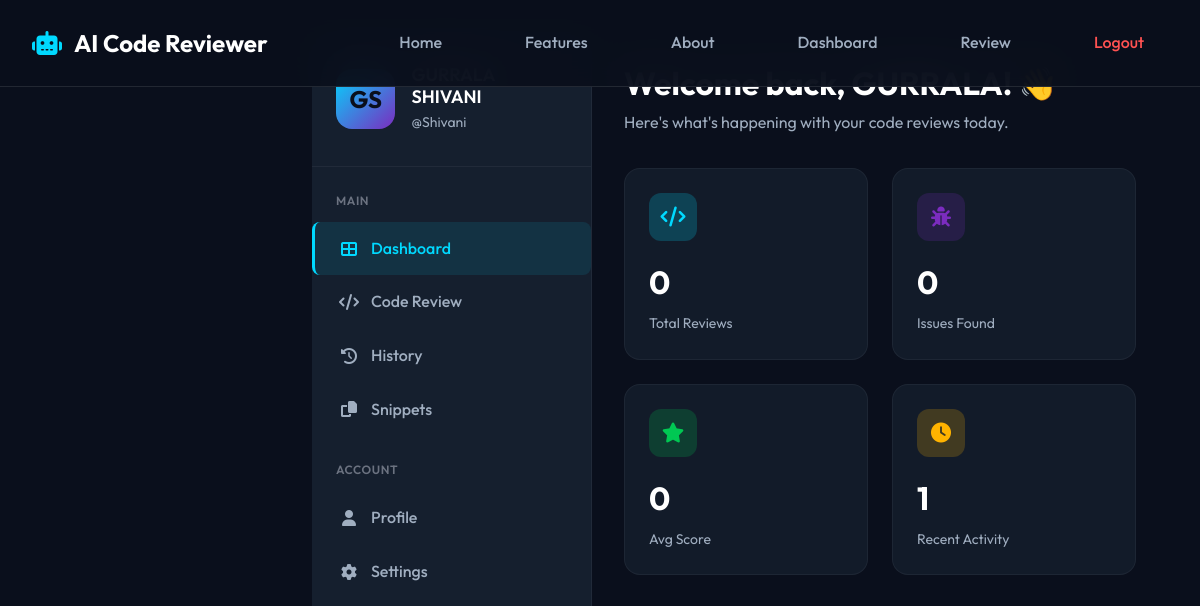
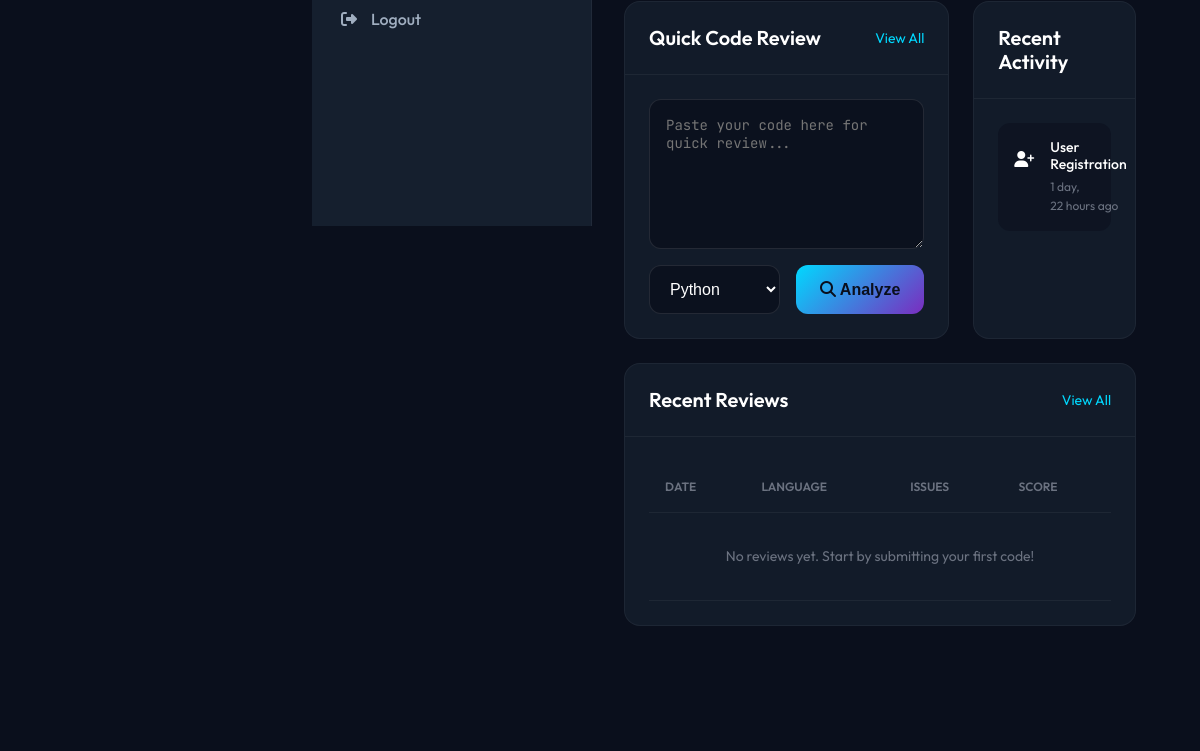
Page /dashboard/ (signed in, upper part) on the earlier database version (2 pictures, top to bottom).
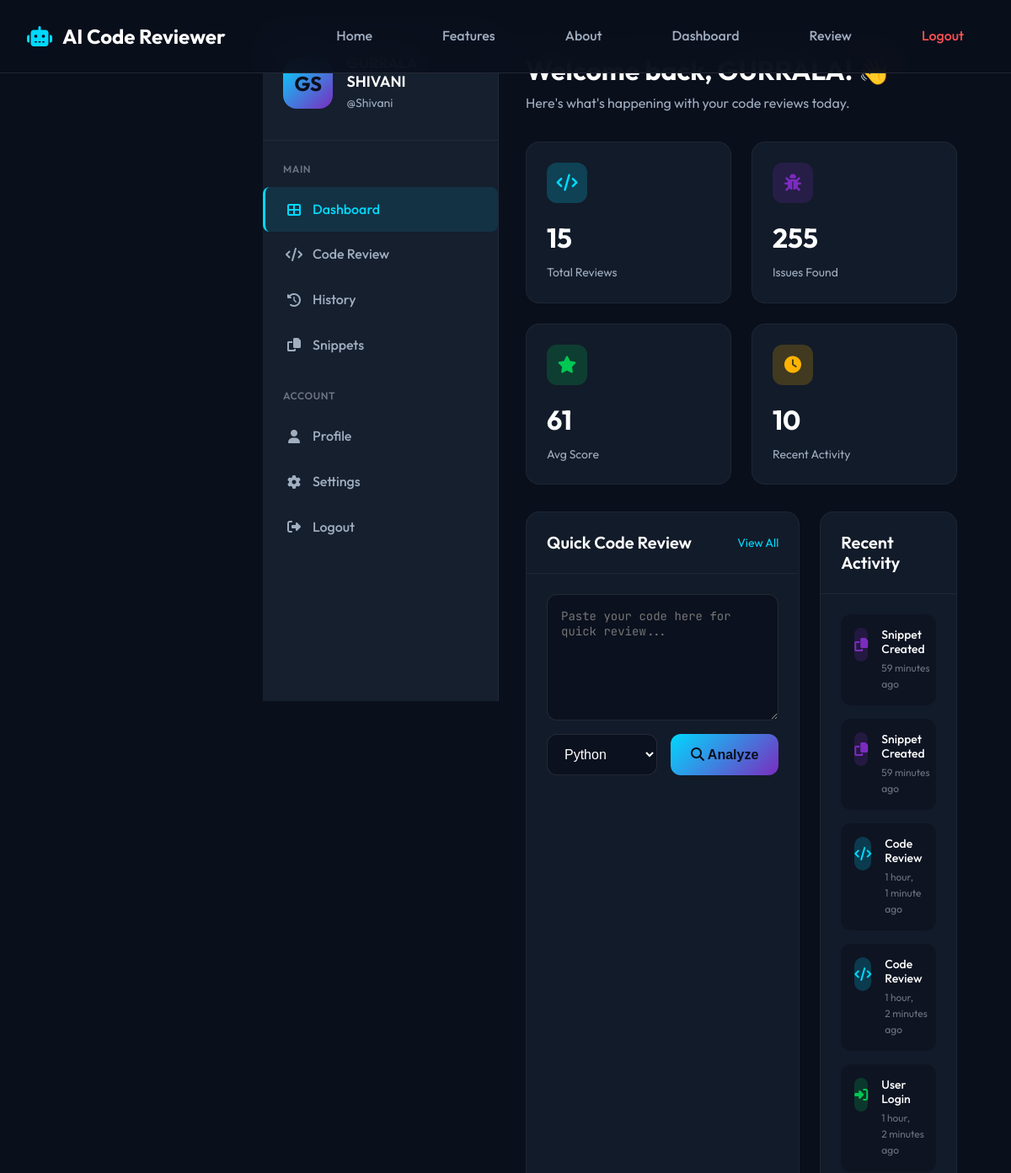
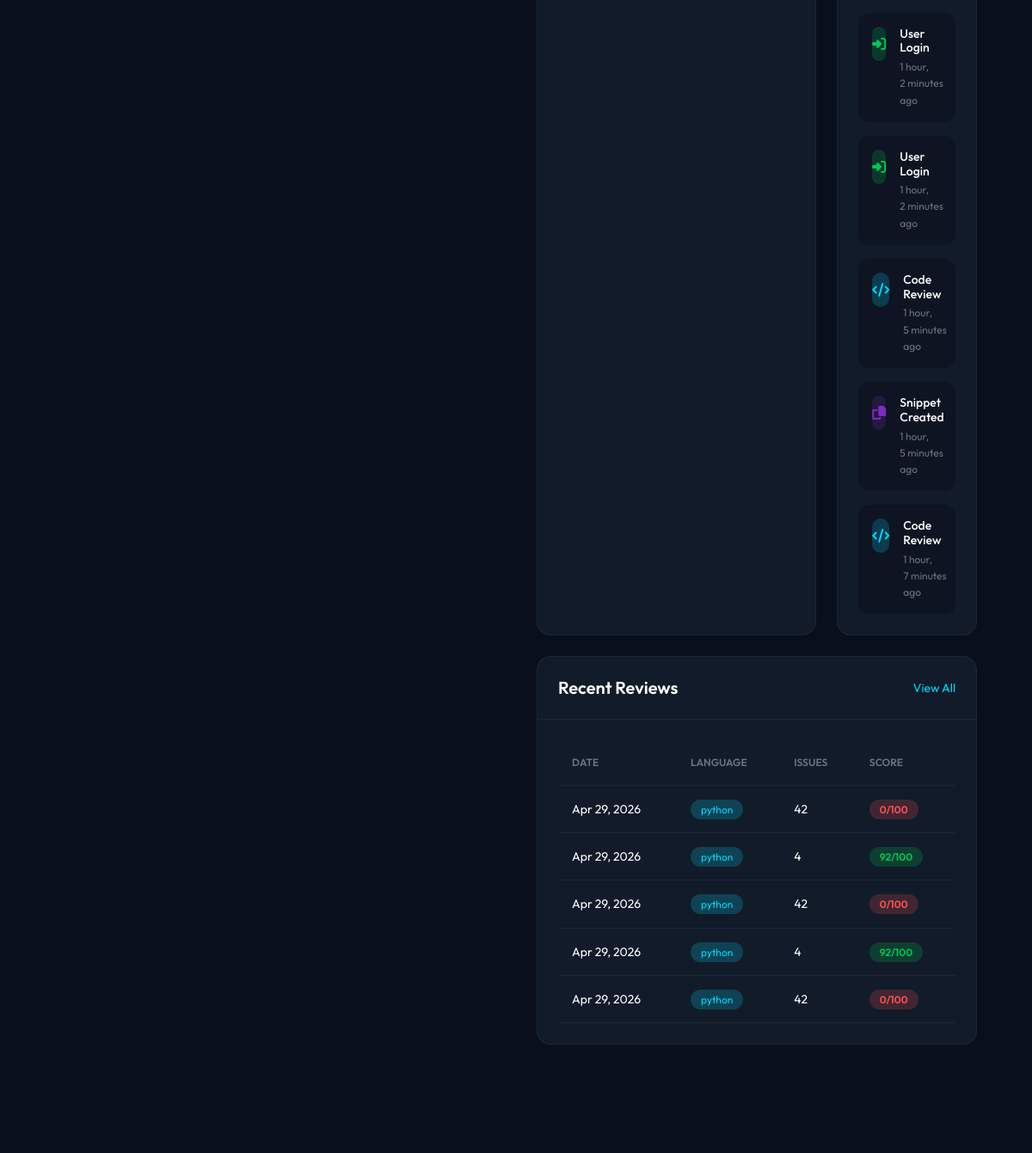
Same page on the later database version (2 pictures, top to bottom).
### core/models.py (models this page shows, shortened)
class ActivityLog(models.Model):
    ACTION_CHOICES = [
        ('review', 'Code Review'),
        ('snippet', 'Snippet Created'),
        ('login', 'User Login'),
        ('register', 'User Registration'),
    ]
    user = models.ForeignKey(User, on_delete=models.CASCADE, related_name='activities')
    action = models.CharField(max_length=20, choices=ACTION_CHOICES)
    description = models.TextField()
    created_at = models.DateTimeField(auto_now_add=True)
    class Meta:
        ordering = ['-created_at']

class CodeReview(models.Model):
    user = models.ForeignKey(User, on_delete=models.CASCADE, related_name='reviews')
    code_content = models.TextField()
    language = models.CharField(max_length=50, default='python')
    created_at = models.DateTimeField(auto_now_add=True)
    issues_found = models.JSONField(default=dict)
    score = models.IntegerField(default=0)
    status = models.CharField(max_length=20, default='completed')
    class Meta:
        ordering = ['-created_at']

### core/views.py (the view)
# urls.py: path('dashboard/', views.dashboard, name='dashboard'),
@login_required
def dashboard(request):
    try:
        profile = request.user.profile
    except UserProfile.DoesNotExist:
        profile = UserProfile.objects.create(user=request.user)
    recent_reviews = CodeReview.objects.filter(user=request.user)[:5]
    total_reviews = CodeReview.objects.filter(user=request.user).count()
    total_issues = sum(len(r.issues_found.get('issues', [])) for r in CodeReview.objects.filter(user=request.user))
    avg_score = sum(r.score for r in CodeReview.objects.filter(user=request.user)) / max(total_reviews, 1)
    recent_activities = ActivityLog.objects.filter(user=request.user)[:10]
    context = {
        'profile': profile,
        'recent_reviews': recent_reviews,
        'total_reviews': total_reviews,
        'total_issues': total_issues,
        'avg_score': round(avg_score, 1),
        'recent_activities': recent_activities,
    }
    return render(request, 'dashboard.html', context)

### templates/dashboard.html (shortened to what the changed rows need)
{% extends 'base.html' %}
{% load static %}
{% block content %}
<div class="dashboard">
    <div class="main-content">
        <div class="dashboard-header">
            <h1>Welcome back, {{ user.first_name }}! 👋</h1>
        </div>
        <div class="stats-grid">
            <div class="stat-card">
                <div class="stat-header">
                    <div class="stat-icon blue">
                    </div>
                </div>
                <div class="stat-value">{{ total_reviews }}</div>
                <div class="stat-label">Total Reviews</div>
            </div>
            <div class="stat-card">
                <div class="stat-header">
                    <div class="stat-icon purple">
                    </div>
                </div>
                <div class="stat-value">{{ total_issues }}</div>
                <div class="stat-label">Issues Found</div>
            </div>
            <div class="stat-card">
                <div class="stat-header">
                    <div class="stat-icon green">
                    </div>
                </div>
                <div class="stat-value">{{ avg_score|floatformat:0 }}</div>
                <div class="stat-label">Avg Score</div>
            </div>
            <div class="stat-card">
                <div class="stat-header">
                    <div class="stat-icon orange">
                    </div>
                </div>
                <div class="stat-value">{{ recent_activities|length }}</div>
                <div class="stat-label">Recent Activity</div>
            </div>
        </div>
        <div class="content-grid">
            <div class="card">
                <div class="card-header">
                    <h2>Quick Code Review</h2>
                </div>
            </div>
            <div class="card">
                <div class="card-header">
                    <h2>Recent Activity</h2>
                </div>
                <div class="card-body">
                    <div class="activity-list">
                        {% for activity in recent_activities %}
                        <div class="activity-item">
                            <div class="activity-icon {{ activity.action }}">
                                {% if activity.action == 'review' %}
                                <i class="fas fa-code"></i>
                                {% elif activity.action == 'snippet' %}
                                <i class="fas fa-copy"></i>
                                {% elif activity.action == 'login' %}
                                <i class="fas fa-sign-in-alt"></i>
                                {% else %}
                                <i class="fas fa-user-plus"></i>
                                {% endif %}
                            </div>
                            <div class="activity-content">
                                <h4>{{ activity.get_action_display }}</h4>
                                <p>{{ activity.created_at|timesince }} ago</p>
                            </div>
                        </div>
                        {% empty %}
                        <p style="color: #6B7280; text-align: center; padding: 2rem;">No recent activity</p>
                        {% endfor %}
                    </div>
                </div>
            </div>
        </div>
        <div class="card" style="margin-top: 1.5rem;">
            <div class="card-header">
                <h2>Recent Reviews</h2>
            </div>
            <div class="card-body">
                <table class="reviews-table">
                    <thead>
                        <tr>
                            <th>Date</th>
                            <th>Language</th>
                            <th>Issues</th>
                            <th>Score</th>
                        </tr>
                    </thead>
                    <tbody>
                        {% for review in recent_reviews %}
                        <tr>
                            <td>{{ review.created_at|date:"M d, Y" }}</td>
                            <td><span class="language-badge">{{ review.language }}</span></td>
                            <td>{{ review.issues_found.total_issues|default:"0" }}</td>
                            <td>
                                <span class="score-badge {% if review.score >= 80 %}high{% elif review.score >= 60 %}medium{% else %}low{% endif %}">
                                    {{ review.score }}/100
                                </span>
                            </td>
                        </tr>
                        {% empty %}
                        <tr>
                            <td colspan="4" style="text-align: center; color: #6B7280; padding: 2rem;">
                                No reviews yet. Start by submitting your first code!
                            </td>
                        </tr>
                        {% endfor %}
                    </tbody>
                </table>
            </div>
        </div>
    </div>
</div>
{% endblock %}

Differences in the rows shown:
no longer on this page (row unchanged): ActivityLog: action "User Registration", created_at "1 day, 22 hours"
added ActivityLog: action "Snippet Created", created_at "59 minutes"
added ActivityLog: action "Snippet Created", created_at "59 minutes"
added ActivityLog: action "Code Review", created_at "1 hour, 1 minute"
added ActivityLog: action "Code Review", created_at "1 hour, 2 minutes"
added ActivityLog: action "User Login", created_at "1 hour, 2 minutes"
added ActivityLog: action "User Login", created_at "1 hour, 2 minutes"
added ActivityLog: action "User Login", created_at "1 hour, 2 minutes"
added ActivityLog: action "Code Review", created_at "1 hour, 5 minutes"
added ActivityLog: action "Snippet Created", created_at "1 hour, 5 minutes"
added ActivityLog: action "Code Review", created_at "1 hour, 7 minutes"
added CodeReview: created_at "Apr 29, 2026", language "python", issues_found.total_issues "42", score "0"
added CodeReview: created_at "Apr 29, 2026", language "python", issues_found.total_issues "4", score "92"
added CodeReview: created_at "Apr 29, 2026", language "python", issues_found.total_issues "42", score "0"
added CodeReview: created_at "Apr 29, 2026", language "python", issues_found.total_issues "4", score "92"
added CodeReview: created_at "Apr 29, 2026", language "python", issues_found.total_issues "42", score "0"
Other differences:
{{ total_reviews }}: "0" → "15"
{{ total_issues }}: "0" → "255"
{{ avg_score|floatformat:0 }}: "0" → "61"
{{ recent_activities|length }}: "1" → "10"
text no longer shown: "No reviews yet. Start by submitting your first code!"
